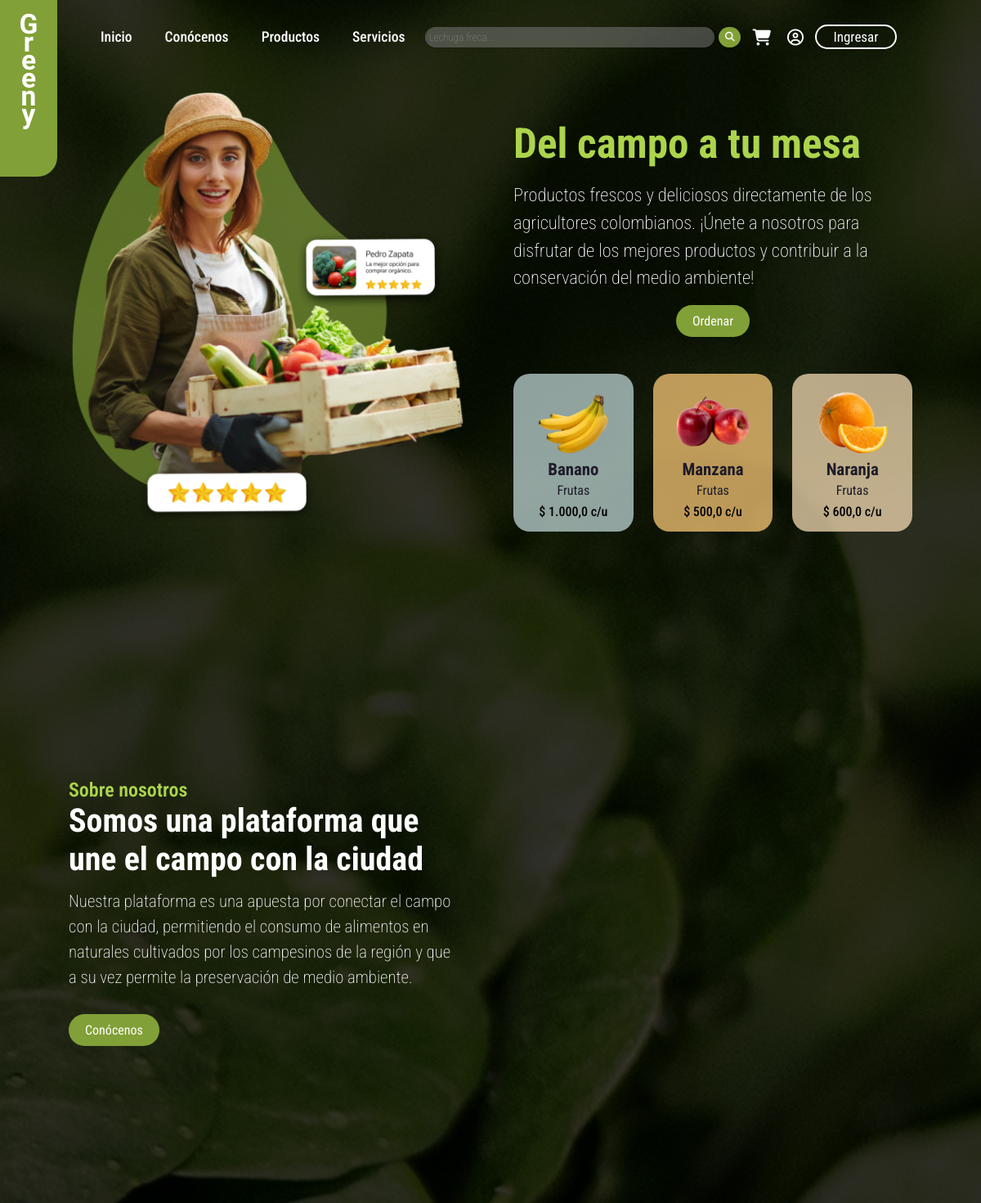
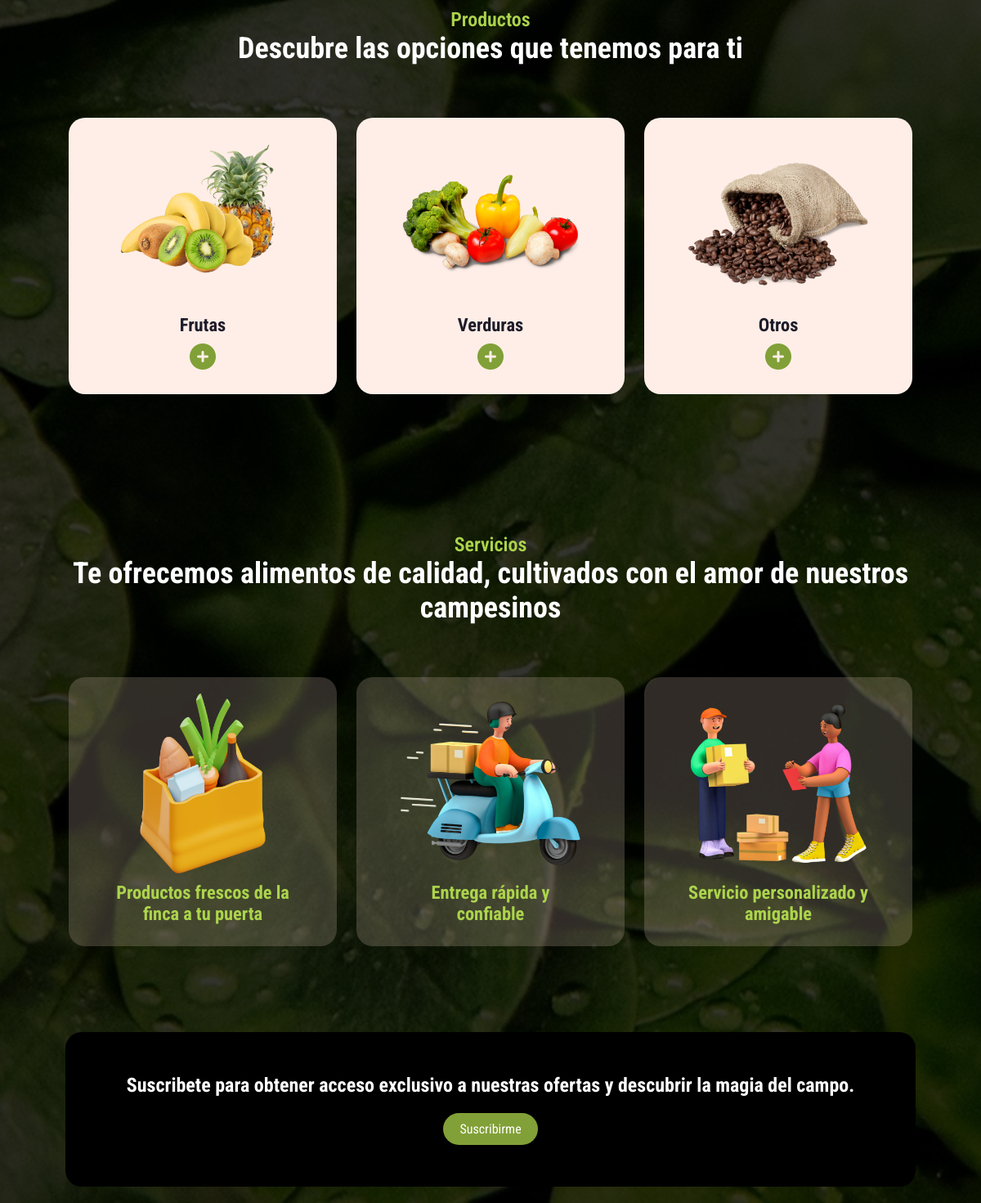
The page / on the database its author committed (2 pictures, top to bottom).
### tables this page shows
CREATE TABLE `productos` (
  `id` int(11) NOT NULL,
  `nombre` varchar(200) NOT NULL,
  `categoria` varchar(200) NOT NULL,
  `precio` decimal(10,0) NOT NULL,
  `imagen` varchar(255) NOT NULL
);

### index.php (the view, shortened to what this page needs)
<?php
include 'db/conexion.php';
$conexion = new mysqli($host, $usuario, $contraseña, $basedatos);
?>
<!DOCTYPE html>
<html lang="en">
<head>
    <link rel="stylesheet" href="css/style_inde.css" class="stylesheet">
</head>
<body>
    <?php include 'logo_component.php'; ?>
    <?php include 'header_component.php'; ?>
    <section class="home" id="home">
        <div class="home-img">
            <img src="img/principal2.png" alt="">
        </div>
        <div class="home-two">
            <div class="home-text">
                <h1>Del campo a tu mesa</h1>
                <p>Productos frescos y deliciosos directamente de los agricultores colombianos. ¡Únete a nosotros para
                    disfrutar de los mejores productos y contribuir a la conservación del medio ambiente!</p>
                <div class="button">
                    <a href="index.php#menu" class="btn">Ordenar</a>
                </div>
            </div>
            <div class="images">
                <div class="container-f">
                    <?php
                    $consulta_frutas = mysqli_query($conexion, "SELECT id, nombre, categoria, precio, imagen FROM productos WHERE categoria = 'Frutas' ");
                    $resultado_frutas = $consulta_frutas->fetch_all(MYSQLI_ASSOC);
                    $contador = 0;
                    foreach ($resultado_frutas as $row) {
                        $nombre = $row['nombre'];
                        $precio = $row['precio'];
                        $categoria = $row['categoria'];
                        $imagen = $row['imagen'];
                        $colors = ["color-banana", "color-apple", "color-orange"];
                        ?>
                        <div class="box-i <?php echo $colors[$contador]; ?> fruit" class>
                            <div class="box-img-i">
                                <img src="<?php echo $imagen; ?>" alt="">
                            </div>
                            <h2>
                                <?php echo $nombre; ?>
                            </h2>
                            <h3>
                                <?php echo $categoria; ?>
                            </h3>
                            <span>$
                                <?php echo number_format($precio, 1, ',', '.') ?> c/u
                            </span>
                        </div>
                        <?php
                        $contador++;
                        if ($contador == 3) {
                            break;
                        }
                    }
                    ?>
                </div>
            </div>
        </div>
    </section>
    <section class="about" id="about">
        <div class="about-text">
            <span>Sobre nosotros</span>
            <h2>Somos una plataforma que une el campo con la ciudad </h2>
            <p>Nuestra plataforma es una apuesta por conectar el campo con la ciudad, permitiendo el consumo de
                alimentos en naturales cultivados por los campesinos de la región y que a su vez permite la preservación
                de medio ambiente.</p>
            <a href="conocenos.php" class="btn">Conócenos</a>
        </div>
    </section>
    <section class="menu" id="menu">
        <div class="heading">
            <span>Productos</span>
            <h2> Descubre las opciones que tenemos para ti</h2>
        </div>
        <div class="menu-container">
            <div class="box">
                <div class="box-img">
                    <img src="img/fruits.png" alt="">
                </div>
                <h2>Frutas</h2>
                <a href="productos.php#frutas"><i class="fa-solid fa-circle-plus"></i></a>
            </div>
            <div class="box">
                <div class="box-img">
                    <img src="img/vege.png" alt="">
                </div>
                <h2>Verduras</h2>
                <a href="productos.php#verduras"><i class="fa-solid fa-circle-plus"></i></a>
            </div>
            <div class="box">
                <div class="box-img">
                    <img src="img/coffe.png" alt="">
                </div>
                <h2>Otros</h2>
                <a href="productos.php#otros"><i class="fa-solid fa-circle-plus"></i></a>
            </div>
        </div>
    </section>
    <section class="services" id="services">
        <div class="heading">
            <span>Servicios</span>
            <h2>Te ofrecemos alimentos de calidad, cultivados con el amor de nuestros campesinos</h2>
        </div>
        <div class="service-container">
            <div class="s-box">
                <div class="box-img">
                    <img src="img/bag.png" alt="">
                </div>
                <h3>Productos frescos de la finca a tu puerta</h3>
            </div>
            <div class="s-box">
                <div class="box-img">
                    <img src="img/run.png" alt="">
                </div>
                <h3>Entrega rápida y confiable</h3>
            </div>
            <div class="s-box">
                <div class="box-img">
                    <img src="img/delivery.png" alt="">
                </div>
                <h3>Servicio personalizado y amigable</h3>
            </div>
        </div>
    </section>
    <section class="contact" id="contact">
        <h2>Suscribete para obtener acceso exclusivo a nuestras ofertas y descubrir la magia del campo.</h2>
        <a href="#" class="btn">Suscribirme</a>
    </section>
</body>
</html>

### logo_component.php (shortened to what this page needs)
<div class="sidebar">
        <a href="index.php" class="logo-sab">Greeny</a>
</div>

### header_component.php (shortened to what this page needs)
<header>
        <ul class="navbar">
            <li><a href="index.php#home">Inicio</a></li>
            <li><a href="index.php#about">Conócenos</a></li>
            <li><a href="index.php#menu">Productos</a></li>
            <li><a href="index.php#services">Servicios</a></li>
        </ul>
        <form class="form-h">
            <input type="text" placeholder="Lechuga freca...">
            <button type="submit"><i class="fa-solid fa-magnifying-glass fa-sm" style="color: #ffffff;"></i></button>
        </form>
        <?php
        if (isset($_SESSION['usuario'])) {
            $textoBoton = 'Salir';
            $urlBoton = 'index.php?logout=1';
            $user_name = 'Hola '.$_SESSION['usuario'];
        } else {
            $textoBoton = 'Ingresar';
            $urlBoton = 'login.php';
        }
        ?>
        <div class="icons">
            <a href="#"><i class="fa-solid fa-cart-shopping fa-lg"></i></a>
            <a href="#"><i class="fa-regular fa-circle-user fa-lg"></i></a>
        </div>
        <a href="<?php echo $urlBoton; ?>" class="button_ingresar"><?php echo $textoBoton; ?></a>
    </header>

### rows shown on the page
productos: imagen (picture), nombre "Banano", categoria "Frutas", precio "1.000,0"
productos: imagen (picture), nombre "Manzana", categoria "Frutas", precio "500,0"
productos: imagen (picture), nombre "Naranja", categoria "Frutas", precio "600,0"

### other values the page prints
$textoBoton "Ingresar"
